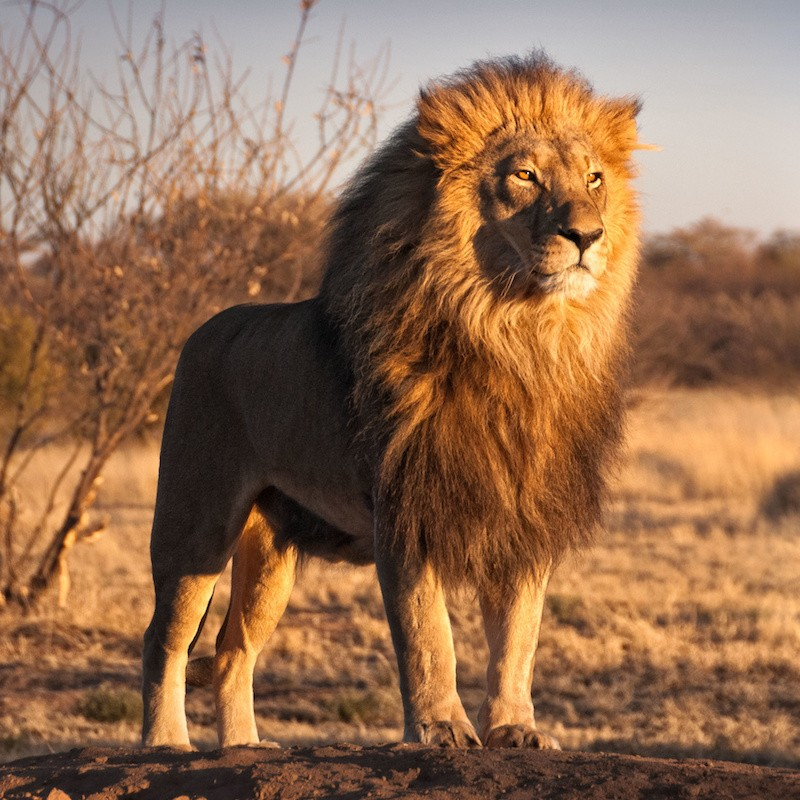
#> input picture images/lion.jpg, 800 x 800 px
$ python main.py --image ../images/lion.jpg
#> lines starting #> are read from the running program, lines starting #| are printed output that depends on the picture
import numpy as np
import argparse
import turtle
from enum import Enum
from drawerBasic import draw as drawBasic
from drawerKDTree import draw as drawKDTree
import cv2 as cv


def getPixelCoordinates(image):
    coords = []
    height = len(image)
    for y, line in enumerate(image):
        for x, value in enumerate(line):
            if value == 0:
                coords.append([x, height - y])
    return coords
WIDTH, HEIGHT = 800, 600
window_size = []


class blur(Enum):
    linear = 'linear'
    gaussian = 'gaussian'
    radial = 'radial'
    median = 'median'
    bilateral = 'bilateral'

    def str(self):
        return self.value


cli = argparse.ArgumentParser()
cli.add_argument("-i", "--image", required=True,
                 help="image path")

cli.add_argument("-b", "--blur", type=blur, choices=list(blur), required=False,
                 help="blur method pre-applied before Canny Edge Detection (linear, gaussian or radial)")
cli.add_argument("-k", "--kernel", required=False,
                 help="kernel level of blurring")
cli.add_argument("-W", "--width", required=False,
                 help="window width")
cli.add_argument("-H", "--height", required=False,
                 help="window height")
cli.add_argument("-s", "--speed", required=False,
                 help="drawing speed in pixels")

args = vars(cli.parse_args())

img = cv.imread(args["image"])
#> img is the input picture: shape (800, 800, 3); mean B, G, R 82.4, 110.1, 147.4

# noise reduction
gray = cv.cvtColor(img, cv.COLOR_BGR2GRAY)
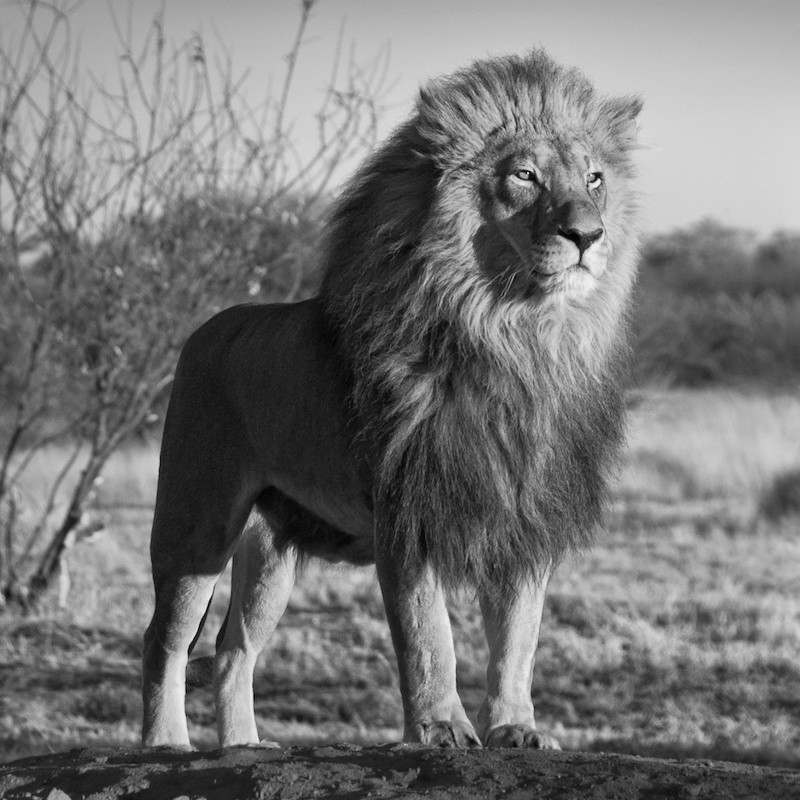
#> gray: shape (800, 800); min 1, max 244, mean 118.1


# Apply Blur method
if "blur" in args:
    if args["blur"] == "linear":
        blurred = cv.boxFilter(gray, -1, int(args["kernel"]), normalize=False,
                               ) if args["kernel"] else cv.boxFilter(gray, -1, 3, normalize=False)
    elif args["blur"] == "median":
        blurred = cv.medianBlur(
            gray, int(args["kernel"])) if args["kernel"] else cv.medianBlur(gray, 3)
    elif args["blur"] == "bilateral":
        blurred = cv.bilateralFilter(gray, int(
            args["kernel"]), 75, 75) if args["kernel"] else cv.medianBlur(gray, 9, 75, 75)
    else:
        # gaussian blur by default
        blurred = cv.GaussianBlur(gray, (int(
            args["kernel"]), int(
            args["kernel"])), 0) if args["kernel"] else cv.GaussianBlur(gray, (3, 3), 0)

if "speed" in args and args["speed"]:
    drawing_speed = int(args["speed"])
else:
    drawing_speed = 0

if "width" in args and "height" in args and args["width"] and args["height"]:
    window_size = (int(args["width"]), int(args["height"]))
else:
    window_size.append(WIDTH)
    window_size.append(HEIGHT)

computed_median = np.median(gray)
#> computed_median = 115
# apply automatic Canny edge detection using the computed median
lower_treshold = (1.0 - 0.33) * computed_median
#> lower_treshold = 77.05
# Here we consider that the max value the image is 255 ( 8bit images)
upper_treshold = int(min(255, (1.0 + 0.33) * computed_median))
#> upper_treshold = 152
automatically_edged = ~cv.Canny(img, lower_treshold, upper_treshold)
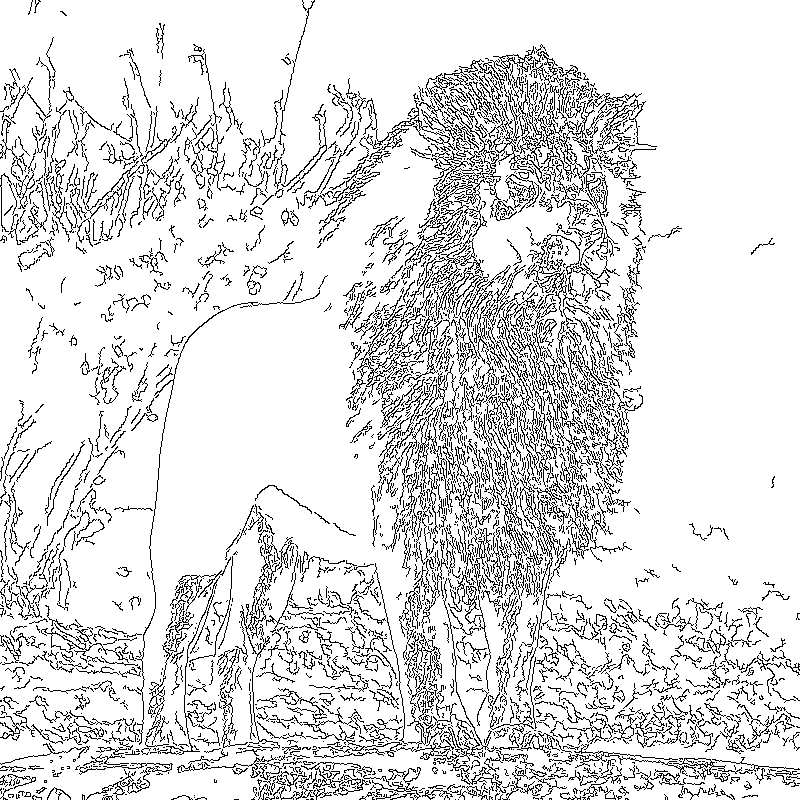
#> automatically_edged: shape (800, 800); 87.1% white; black in thin lines or dots

#dst contain the resulting binary image.
retval, dst = cv.threshold(automatically_edged, 127, 255, cv.THRESH_BINARY)

coords = getPixelCoordinates(dst)
#> in getPixelCoordinates, `height = len(image)`: height = 800
#> after the loop in getPixelCoordinates, `for y, line in enumerate(image):`: coords = 82386 items
#> coords = 82386 items

#> (the run stopped early here; a loop or call above may not have finished)
